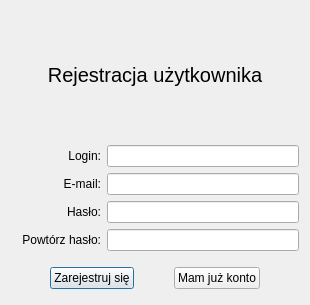
<?xml version="1.0" encoding="UTF-8"?>
<ui version="4.0">
 <class>RegisterDialog</class>
 <widget class="QDialog" name="RegisterDialog">
  <property name="geometry">
   <rect>
    <x>0</x>
    <y>0</y>
    <width>310</width>
    <height>305</height>
   </rect>
  </property>
  <property name="minimumSize">
   <size>
    <width>310</width>
    <height>290</height>
   </size>
  </property>
  <property name="maximumSize">
   <size>
    <width>310</width>
    <height>305</height>
   </size>
  </property>
  <property name="windowTitle">
   <string>Dialog</string>
  </property>
  <layout class="QVBoxLayout" name="verticalLayout">
   <item>
    <spacer name="vertical_spacer_1">
     <property name="orientation">
      <enum>Qt::Vertical</enum>
     </property>
     <property name="sizeType">
      <enum>QSizePolicy::Minimum</enum>
     </property>
     <property name="sizeHint" stdset="0">
      <size>
       <width>10</width>
       <height>12</height>
      </size>
     </property>
    </spacer>
   </item>
   <item>
    <widget class="QLabel" name="label_form_name">
     <property name="font">
      <font>
       <pointsize>15</pointsize>
      </font>
     </property>
     <property name="text">
      <string>Rejestracja użytkownika</string>
     </property>
     <property name="alignment">
      <set>Qt::AlignCenter</set>
     </property>
    </widget>
   </item>
   <item>
    <spacer name="vertical_spacer_2">
     <property name="orientation">
      <enum>Qt::Vertical</enum>
     </property>
     <property name="sizeType">
      <enum>QSizePolicy::Minimum</enum>
     </property>
     <property name="sizeHint" stdset="0">
      <size>
       <width>10</width>
       <height>12</height>
      </size>
     </property>
    </spacer>
   </item>
   <item>
    <layout class="QFormLayout" name="form_layout">
     <item row="0" column="0">
      <widget class="QLabel" name="label_login">
       <property name="sizePolicy">
        <sizepolicy hsizetype="Preferred" vsizetype="Minimum">
         <horstretch>0</horstretch>
         <verstretch>0</verstretch>
        </sizepolicy>
       </property>
       <property name="minimumSize">
        <size>
         <width>90</width>
         <height>0</height>
        </size>
       </property>
       <property name="text">
        <string>Login:</string>
       </property>
       <property name="alignment">
        <set>Qt::AlignRight|Qt::AlignTrailing|Qt::AlignVCenter</set>
       </property>
      </widget>
     </item>
     <item row="0" column="1">
      <widget class="QLineEdit" name="line_edit_login">
       <property name="sizePolicy">
        <sizepolicy hsizetype="Expanding" vsizetype="Minimum">
         <horstretch>0</horstretch>
         <verstretch>0</verstretch>
        </sizepolicy>
       </property>
       <property name="minimumSize">
        <size>
         <width>50</width>
         <height>0</height>
        </size>
       </property>
       <property name="maxLength">
        <number>20</number>
       </property>
      </widget>
     </item>
     <item row="1" column="0">
      <widget class="QLabel" name="label_email">
       <property name="sizePolicy">
        <sizepolicy hsizetype="Preferred" vsizetype="Minimum">
         <horstretch>0</horstretch>
         <verstretch>0</verstretch>
        </sizepolicy>
       </property>
       <property name="minimumSize">
        <size>
         <width>90</width>
         <height>0</height>
        </size>
       </property>
       <property name="text">
        <string>E-mail:</string>
       </property>
       <property name="alignment">
        <set>Qt::AlignRight|Qt::AlignTrailing|Qt::AlignVCenter</set>
       </property>
      </widget>
     </item>
     <item row="1" column="1">
      <widget class="QLineEdit" name="line_edit_email">
       <property name="sizePolicy">
        <sizepolicy hsizetype="Expanding" vsizetype="Minimum">
         <horstretch>0</horstretch>
         <verstretch>0</verstretch>
        </sizepolicy>
       </property>
       <property name="minimumSize">
        <size>
         <width>50</width>
         <height>0</height>
        </size>
       </property>
       <property name="maxLength">
        <number>40</number>
       </property>
      </widget>
     </item>
     <item row="2" column="0">
      <widget class="QLabel" name="label_password">
       <property name="sizePolicy">
        <sizepolicy hsizetype="Preferred" vsizetype="Minimum">
         <horstretch>0</horstretch>
         <verstretch>0</verstretch>
        </sizepolicy>
       </property>
       <property name="minimumSize">
        <size>
         <width>90</width>
         <height>0</height>
        </size>
       </property>
       <property name="text">
        <string>Hasło:</string>
       </property>
       <property name="alignment">
        <set>Qt::AlignRight|Qt::AlignTrailing|Qt::AlignVCenter</set>
       </property>
      </widget>
     </item>
     <item row="2" column="1">
      <widget class="QLineEdit" name="line_edit_password">
       <property name="sizePolicy">
        <sizepolicy hsizetype="Expanding" vsizetype="Minimum">
         <horstretch>0</horstretch>
         <verstretch>0</verstretch>
        </sizepolicy>
       </property>
       <property name="minimumSize">
        <size>
         <width>50</width>
         <height>0</height>
        </size>
       </property>
       <property name="maxLength">
        <number>20</number>
       </property>
       <property name="echoMode">
        <enum>QLineEdit::Password</enum>
       </property>
      </widget>
     </item>
     <item row="3" column="0">
      <widget class="QLabel" name="label_repeat_password">
       <property name="sizePolicy">
        <sizepolicy hsizetype="Minimum" vsizetype="Preferred">
         <horstretch>0</horstretch>
         <verstretch>0</verstretch>
        </sizepolicy>
       </property>
       <property name="minimumSize">
        <size>
         <width>90</width>
         <height>0</height>
        </size>
       </property>
       <property name="text">
        <string>Powtórz hasło:</string>
       </property>
       <property name="scaledContents">
        <bool>false</bool>
       </property>
       <property name="alignment">
        <set>Qt::AlignRight|Qt::AlignTrailing|Qt::AlignVCenter</set>
       </property>
      </widget>
     </item>
     <item row="3" column="1">
      <widget class="QLineEdit" name="line_edit_repeat_password">
       <property name="sizePolicy">
        <sizepolicy hsizetype="Expanding" vsizetype="Minimum">
         <horstretch>0</horstretch>
         <verstretch>0</verstretch>
        </sizepolicy>
       </property>
       <property name="minimumSize">
        <size>
         <width>50</width>
         <height>0</height>
        </size>
       </property>
       <property name="maxLength">
        <number>20</number>
       </property>
       <property name="echoMode">
        <enum>QLineEdit::Password</enum>
       </property>
       <property name="cursorPosition">
        <number>0</number>
       </property>
      </widget>
     </item>
    </layout>
   </item>
   <item>
    <spacer name="vertical_spacer_3">
     <property name="orientation">
      <enum>Qt::Vertical</enum>
     </property>
     <property name="sizeType">
      <enum>QSizePolicy::Minimum</enum>
     </property>
     <property name="sizeHint" stdset="0">
      <size>
       <width>20</width>
       <height>10</height>
      </size>
     </property>
    </spacer>
   </item>
   <item>
    <layout class="QHBoxLayout" name="horizontal_layout_5">
     <property name="spacing">
      <number>2</number>
     </property>
     <item>
      <spacer name="horizontal_spacer_down_1">
       <property name="orientation">
        <enum>Qt::Horizontal</enum>
       </property>
       <property name="sizeHint" stdset="0">
        <size>
         <width>40</width>
         <height>20</height>
        </size>
       </property>
      </spacer>
     </item>
     <item>
      <widget class="QPushButton" name="push_button_register">
       <property name="text">
        <string>Zarejestruj się</string>
       </property>
      </widget>
     </item>
     <item>
      <spacer name="horizontal_spacer_down_2">
       <property name="orientation">
        <enum>Qt::Horizontal</enum>
       </property>
       <property name="sizeHint" stdset="0">
        <size>
         <width>40</width>
         <height>20</height>
        </size>
       </property>
      </spacer>
     </item>
     <item>
      <widget class="QPushButton" name="psuh_button_login">
       <property name="text">
        <string>Mam już konto</string>
       </property>
      </widget>
     </item>
     <item>
      <spacer name="horizontal_spacer_down_3">
       <property name="orientation">
        <enum>Qt::Horizontal</enum>
       </property>
       <property name="sizeHint" stdset="0">
        <size>
         <width>40</width>
         <height>20</height>
        </size>
       </property>
      </spacer>
     </item>
    </layout>
   </item>
   <item>
    <spacer name="vertical_spacer_4">
     <property name="orientation">
      <enum>Qt::Vertical</enum>
     </property>
     <property name="sizeType">
      <enum>QSizePolicy::Minimum</enum>
     </property>
     <property name="sizeHint" stdset="0">
      <size>
       <width>20</width>
       <height>5</height>
      </size>
     </property>
    </spacer>
   </item>
  </layout>
 </widget>
 <resources/>
 <connections/>
</ui>
